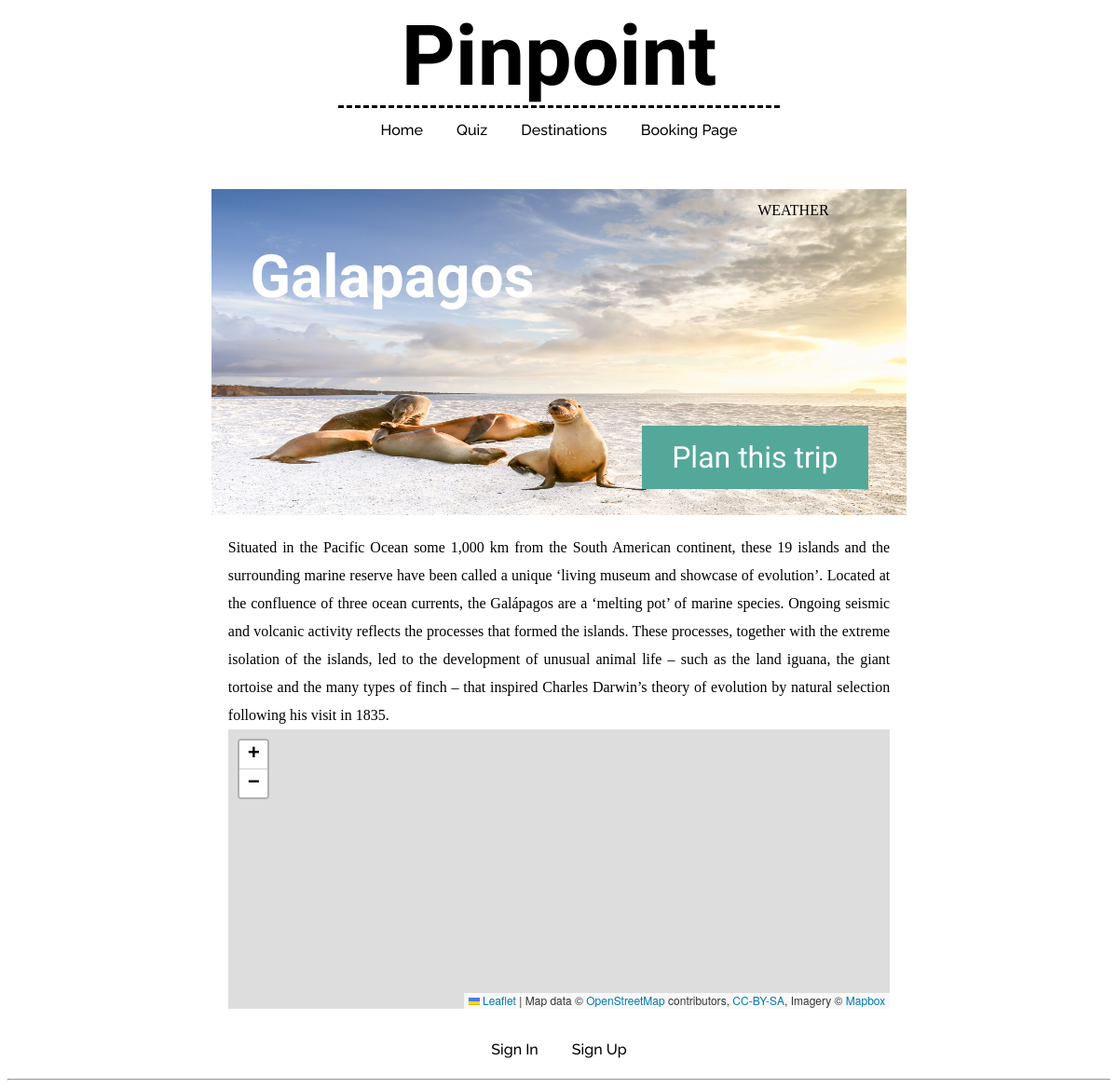
The page /island_page/galapagos on the database its author committed.
### pinpoint/models.py (models this page shows, shortened)
class Destination(models.Model):
    name = models.CharField(max_length=50)
    location = models.CharField(max_length=50, default='none')
    description = models.TextField(default=0)
    image = models.ImageField(upload_to='island_images', default="none")
    long = models.DecimalField(max_digits=9, decimal_places=6, default=0)
    lat = models.DecimalField(max_digits=9, decimal_places=6, default=0)
    climate = models.CharField(max_length=25, default='none')
    budget = models.CharField(max_length=10, default='none')
    activities = models.TextField(default="none")
    weather = models.CharField(max_length=300,default="none");
    slug = models.SlugField(unique=True, default='none')

### pinpoint/views.py (the view)
# urls.py: url(r'^island_page/(?P<destination_name_slug>[\w\-]+)$', views.show_island, name='show_island'),
def show_island(request, destination_name_slug):
    islands = Destination.objects.all().order_by('name')
    destination_name_slug=destination_name_slug
    context_dict={'islands':islands, 'destination_name_slug':destination_name_slug,}
    return render(request, 'pinpoint/island_page.html', context=context_dict)

### Templates/pinpoint/island_page.html (shortened to what this page needs)
{% extends 'pinpoint/base.html' %}
{% load staticfiles %}
{% block title_block %}
    <link rel="stylesheet" href="https://unpkg.com/leaflet@1.4.0/dist/leaflet.css"
/>
{% endblock %}
{% block body_block %}
{% for island in islands %}
        {% if island.slug == destination_name_slug %}
<div id="imgheader">
	<img src={{island.image}} alt="islandname" width="800" height="350">
	<div class="islandname"><h1>{{island.name}}</h1></div>
    <div class="weather"><a class="weatherwidget-io" href={{island.weather}}
                             data-label_2="WEATHER"
                            data-font="Amatic SC" data-mode="Current" data-days="3" >WEATHER</a>
    </div>
	<div class="buttonclass"><button type="button"><a href="{% url 'booking' %}">Plan this trip<a/></button></div>
</div>
<div id="islandbox">
    <a>{{island.description}}</a>
    <div id="mapid">
    </div>
</div>
{% endif %}
{% endfor %}
{% endblock %}

### Templates/pinpoint/base.html (shortened to what this page needs)
<!DOCTYPE html>
{% load staticfiles %}
<html>
{% block head_block %}
    <head lang="en">
    <link rel="stylesheet" type="text/css" href="../../static/CSS/base.css">
{% endblock %}
{% block title_block %}{% endblock %}
</head>
<body>
<h1 id="header">Pinpoint</h1>
<div id="navbar">
    <ul>
        <li><a href="{% url 'home' %}">Home</a></li>
        <li><a href="{% url 'quiz' %}">Quiz</a></li>
        <li class="dropdown">
            <a href="{% url 'destinations' %}" ,"javascript:void(0)" class="dropbtn" >Destinations</a>
        </li>
        <li><a href="{% url 'booking' %}">Booking Page</a></li>
    </ul>
</div>
{% block body_block %}
{% endblock %}
    {% block login_block %}
        <ul>
            {% if user.is_authenticated %}
                <li><a href="{% url 'restricted' %}">My Account</a></li>
                <li><a href="{% url 'logout' %}">Logout</a></li>
            {% else %}
                <li><a href="{% url 'login' %}">Sign In</a></li>
                <li><a href="{% url 'register' %}">Sign Up</a></li>
            {% endif %}
        </ul>
    {% endblock %}
<hr/>
</body>
</html>

### static/CSS/base.css (style rules this page uses)
#header { font-family: 'Amatic SC', cursive; font-size: 90px; text-shadow: 1px 1px white; border-bottom: dashed; text-align: center; width:40%; margin: auto; }
body { background-image: url("https://static.wixstatic.com/media/cef173_0f545a59999b4f8a9bf13a131e4453c2~mv2_d_2469_1640_s_2.jpg"); background-size: cover; background-attachment: fixed; }
ul { list-style-type: none; font-family: 'Raleway', sans-serif; font-weight: 500; text-align: center; margin: 0; padding: 0; overflow: hidden; margin:auto; }
li { display: inline-block; text-align:center; }
li a, .dropbtn { display: inline-block; color: black; text-align: center; padding: 14px 16px; text-decoration: none; }
li.dropdown { display: inline-block; }
#navbar { width:40%; margin: auto; padding-bottom:40px; }
button { background-color: rgb(84, 168, 154); border: none; color: white; padding: 15px 32px; text-align: center; text-decoration: none; display: inline-block; font-family: 'Amatic SC', cursive; font-size: 30px; }
a { color:inherit; text-decoration: none; }
#imgheader img { display: block; margin-left:auto; margin-right:auto; width:63%; }
#imgheader { position: relative; }
.islandname { position: absolute; top: 4%; left: 22%; font-family: 'Amatic SC', cursive; font-size: 2em; color: White; }
.weather { position: absolute; width: 10%; right:22%; top:4%; }
#islandbox { background-color: rgba(255,255,255,0.7); padding:20px; margin:auto; width:60%; font-family: 'Slabo 27px', serif; line-height: 30px; text-align: justify; }
#imgheader button { background-color: rgb(84, 168, 154); border: none; color: white; padding: 15px 32px; text-align: center; text-decoration: none; display: inline-block; font-family: 'Amatic SC', cursive; font-size: 2em; position: absolute; bottom: 8%; right: 22%; }
#mapid { height: 300px; }

### rows shown on the page
Destination: image (picture), name "Galapagos", description "Situated in the Pacific Ocean some 1,000 km from the South American continent, these 19 islands and the surrounding marine reserve have been called a unique ‘living museum and showcase of evolution’. Located at the confluence of three ocean currents, the Galápagos are a ‘melting pot’ of marine species. Ongoing seismic and volcanic activity reflects the processes that formed the islands. These processes, together with the extreme isolation of the islands, led to the development of unusual animal life – such as the land iguana, the giant tortoise and the many types of finch – that inspired Charles Darwin’s theory of evolution by natural selection following his visit in 1835."
